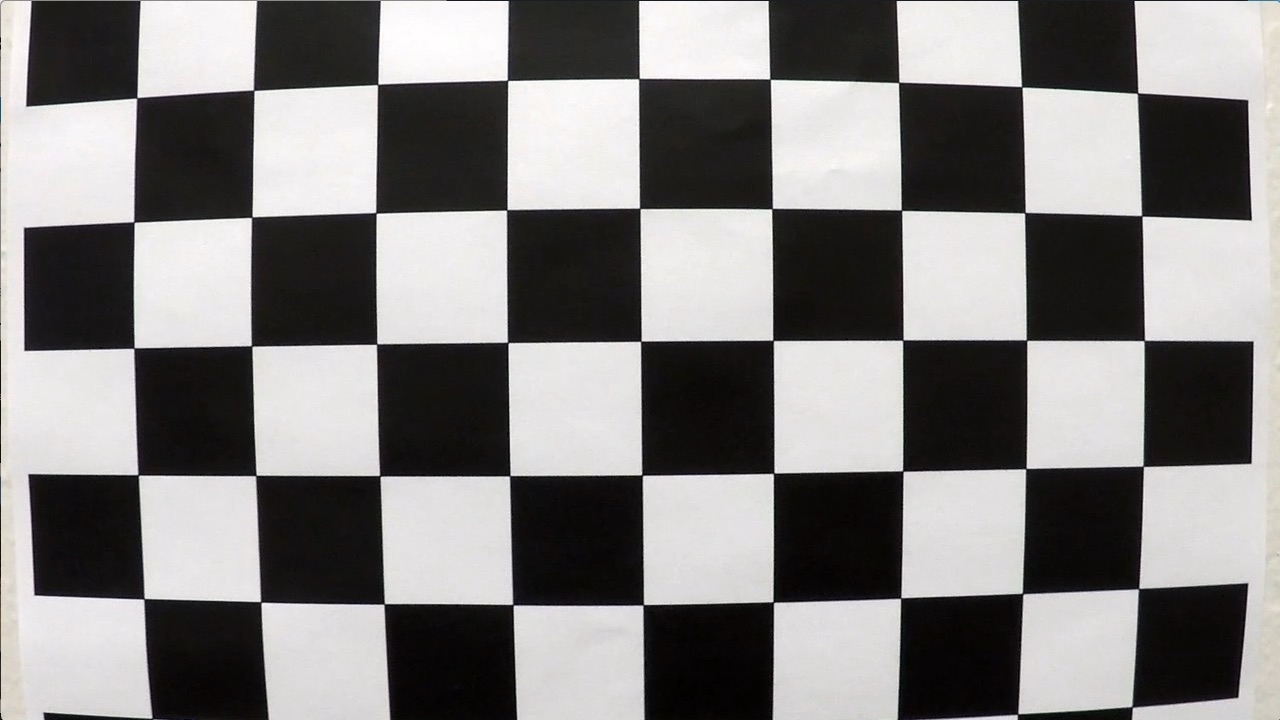
#> input picture lane-finding/camera_cal/calibration1.jpg, 1280 x 720 px; its folder holds 5 pictures in this run; the run also reads 2 pictures not shown here
$ python camera_calibration.py
#> lines starting #> are read from the running program, lines starting #| are printed output that depends on the picture; after the words box and inside, x2 and y2 are one past the last pixel; in counts of white or black regions, pixels touching at a corner belong together
"""Detect and draw chessboard corners in the calibration photographs."""

from pathlib import Path
from collections import Counter
import json

import cv2
import numpy as np


PROJECT_DIR = Path(__file__).resolve().parents[1]
PATTERN_SIZE = (9, 6)  # Inner corners: columns, rows (10 x 7 squares).


def find_corners(image, pattern_size=PATTERN_SIZE):
    """Return OpenCV's detection status and corner coordinates."""
    gray = cv2.cvtColor(image, cv2.COLOR_BGR2GRAY)
    found, corners = cv2.findChessboardCorners(gray, pattern_size)
    if found:
        criteria = (cv2.TERM_CRITERIA_EPS + cv2.TERM_CRITERIA_MAX_ITER, 30, 0.001)
        corners = cv2.cornerSubPix(gray, corners, (11, 11), (-1, -1), criteria)
    return found, corners


def detect_calibration_corners(
    image_dir=PROJECT_DIR / "camera_cal",
    output_dir=PROJECT_DIR / "results" / "calibration",
    pattern_size=PATTERN_SIZE,
):
    """Process all calibration JPGs and return success/failure path lists."""
#> called with pattern_size = (9, 6)
    image_dir, output_dir = Path(image_dir), Path(output_dir)
    image_paths = sorted(
        image_dir.glob("calibration*.jpg"),
        key=lambda path: int(path.stem.removeprefix("calibration")),
    )
    if not image_paths:
        raise FileNotFoundError(f"No calibration photographs found in {image_dir}")
    if image_dir.resolve() == output_dir.resolve():
        raise ValueError("Output directory must differ from the input directory")

    output_dir.mkdir(parents=True, exist_ok=True)
    successful, failed = [], []
    print(f"Images: {len(image_paths)}; inner corners: {pattern_size}")
    for image_path in image_paths:
        image = cv2.imread(str(image_path))
#> image is the input picture: shape (720, 1280, 3); mean B, G, R 127.8, 128.4, 130.1
        if image is None:
            print(f"{image_path.name}: FAILED (could not read image)")
            failed.append(image_path)
            continue

        found, corners = find_corners(image, pattern_size)
#> in find_corners, `found, corners = cv2.findChessboardCorners(gray, pattern_size)`: found = False; corners = None
#> found = False
        if not found:
            print(f"{image_path.name}: FAILED (complete pattern not found)")
            failed.append(image_path)
            continue

        # Draw on a copy; source photographs are never overwritten.
        annotated = image.copy()
        cv2.drawChessboardCorners(annotated, pattern_size, corners, found)
        output_path = output_dir / f"{image_path.stem}_corners.jpg"
        if not cv2.imwrite(str(output_path), annotated):
            raise OSError(f"Could not save annotated image: {output_path}")
        successful.append(image_path)
        print(f"{image_path.name}: OK ({len(corners)} corners) -> {output_path.name}")
#> pass 2 of the loop in detect_calibration_corners, `for image_path in image_paths:`:
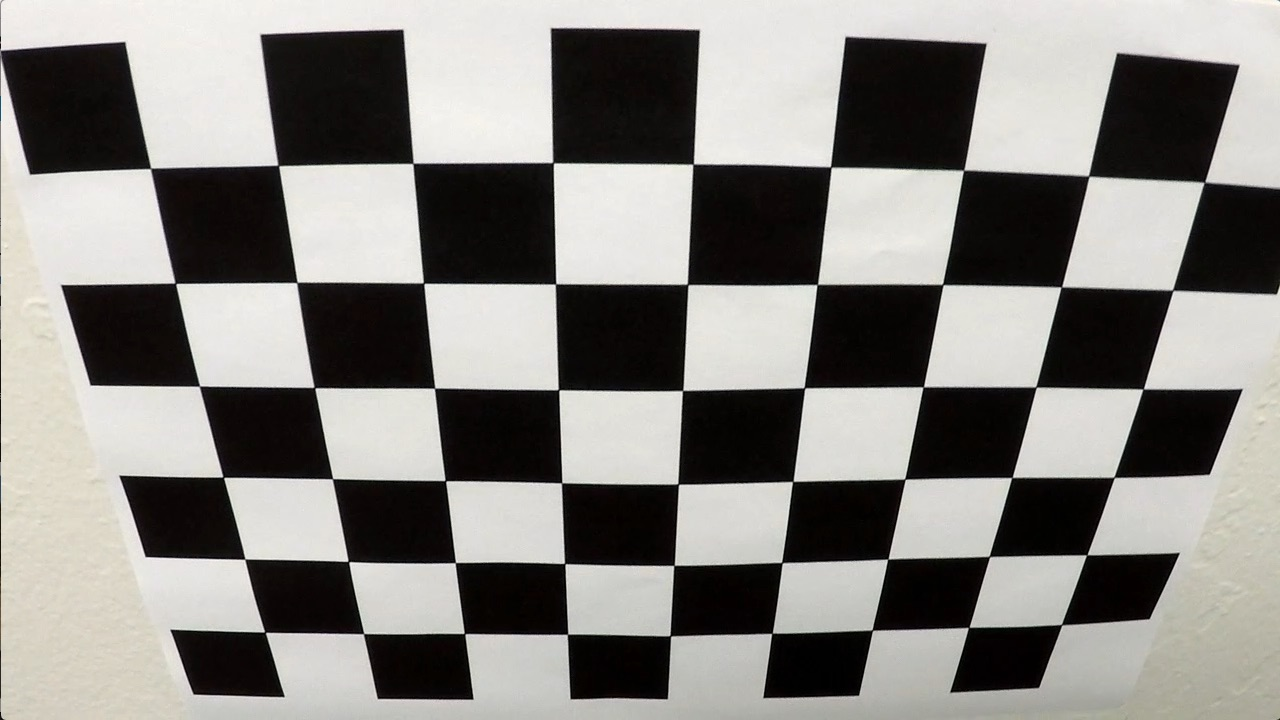
#> input picture lane-finding/camera_cal/calibration2.jpg, 1280 x 720 px
#> in detect_calibration_corners, image is the input picture: shape (720, 1280, 3); mean B, G, R 128.5, 132.4, 134.4
#> in find_corners (call 2), `found, corners = cv2.findChessboardCorners(gray, pattern_size)`: found = True; corners = 54 rows, first 8: [150.6, 168.4], [278.3, 165.4], [412.9, 163.5], [553, 162.6], [693.2, 164.2], [830.6, 166.9], [963.5, 170.4], [1088.6, 176.1]
#> in find_corners (call 2), `corners = cv2.cornerSubPix(gray, corners, (11, 11), (-1, -1), criteria)`: corners = 54 rows, first 8: [150.6, 168.4], [278.3, 165.4], [413, 163.3], [553.1, 162.7], [693.1, 164.1], [830.8, 167], [963.6, 170.2], [1088.7, 176]
#> in detect_calibration_corners, `found, corners = find_corners(image, pattern_size)`: found = True
#| calibration2.jpg: OK (54 corners) -> calibration2_corners.jpg

    print(f"Detected: {len(successful)}/{len(image_paths)}; failed: {len(failed)}")
    if failed:
        print("Failed images: " + ", ".join(path.name for path in failed))
    return successful, failed


def calibrate_camera(image_paths, output_dir=PROJECT_DIR / "results" / "calibration"):
    """Calibrate at the most common resolution, excluding other image sizes."""
    if len(image_paths) < 3:
        raise ValueError("At least three successful photographs are required")
    images = [(Path(path), cv2.imread(str(path))) for path in image_paths]
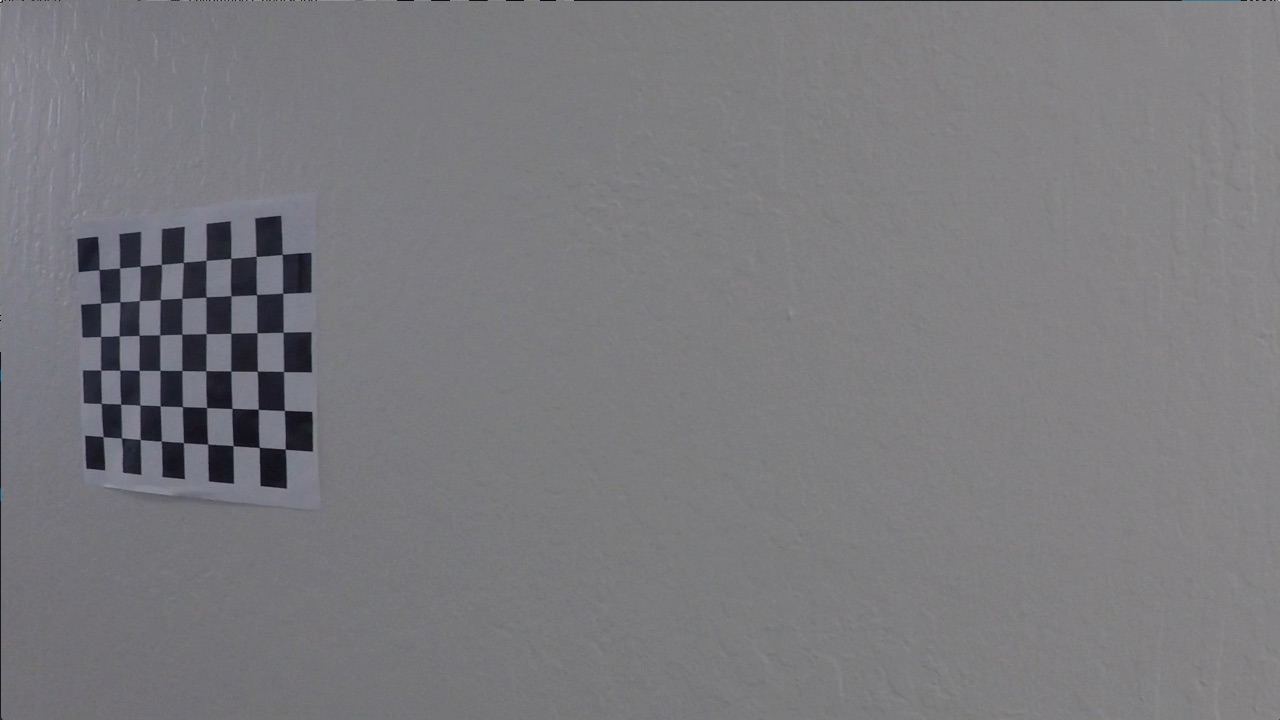
#> input picture lane-finding/camera_cal/calibration11.jpg, 1280 x 720 px
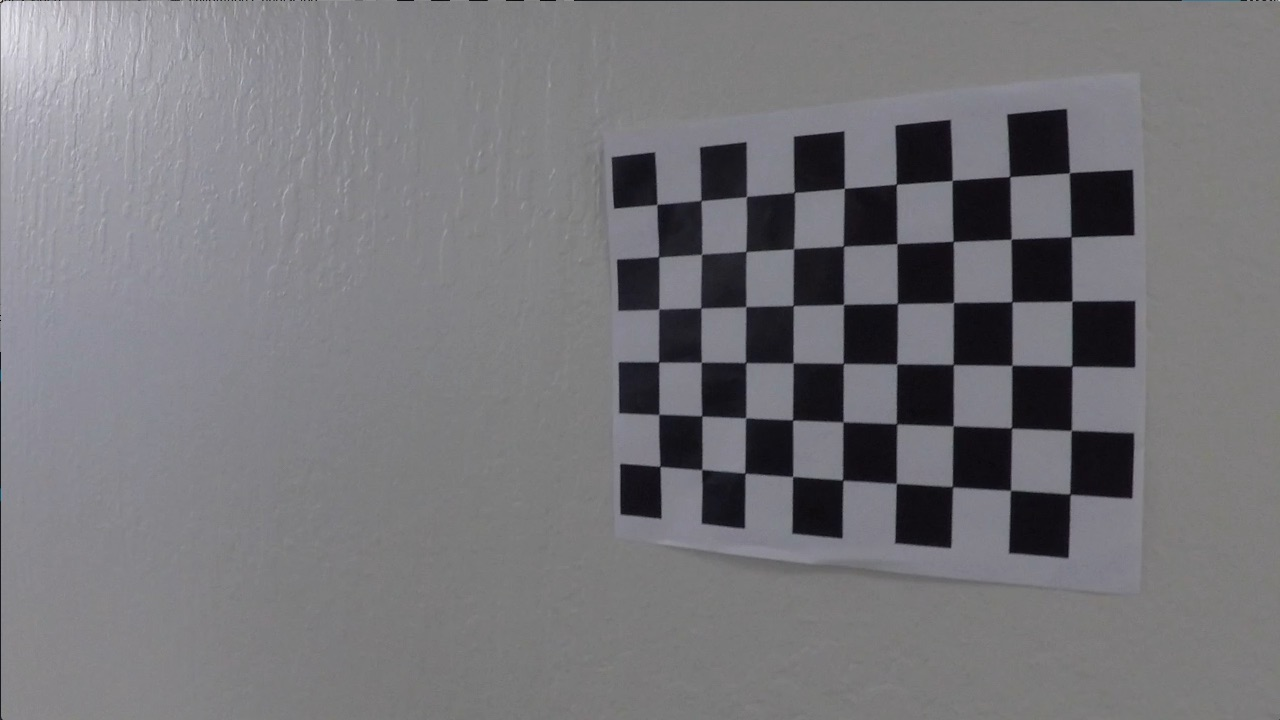
#> input picture lane-finding/camera_cal/calibration12.jpg, 1280 x 720 px
    if any(image is None for _, image in images):
        raise OSError("Could not read a calibration photograph")
    sizes = Counter(image.shape[1::-1] for _, image in images)
    image_size = sizes.most_common(1)[0][0]
    print(f"Calibration resolutions (width, height): {dict(sizes)}")

    # Coordinates use one square as the unit; the board lies on Z = 0.
    grid = np.zeros((PATTERN_SIZE[0] * PATTERN_SIZE[1], 3), np.float32)
    grid[:, :2] = np.mgrid[0:PATTERN_SIZE[0], 0:PATTERN_SIZE[1]].T.reshape(-1, 2)
    object_points, image_points, names, excluded = [], [], [], []
    for path, image in images:
        if image.shape[1::-1] != image_size:
            print(f"Excluded from calibration: {path.name} (different resolution)")
            excluded.append(path.name)
            continue
        found, corners = find_corners(image)
        if not found:
            raise ValueError(f"Previously detected pattern missing: {path.name}")
        object_points.append(grid.copy())
        image_points.append(corners)
        names.append(path.name)
    if len(names) < 3:
        raise ValueError("Insufficient photographs at the common resolution")

    rms, matrix, distortion, rvecs, tvecs = cv2.calibrateCamera(
        object_points, image_points, image_size, None, None
    )
    per_image_mean, per_image_rms = [], []
    for name, obj, observed, rotation, translation in zip(
        names, object_points, image_points, rvecs, tvecs
    ):
        projected, _ = cv2.projectPoints(obj, rotation, translation, matrix, distortion)
        distances = np.linalg.norm(observed.reshape(-1, 2) - projected.reshape(-1, 2), axis=1)
        per_image_mean.append(float(distances.mean()))
        per_image_rms.append(float(np.sqrt(np.mean(distances ** 2))))
        print(f"{name}: mean error {per_image_mean[-1]:.6f} px; RMS {per_image_rms[-1]:.6f} px")

    mean_error = float(np.mean(per_image_mean))  # Every photograph has 54 corners.
    print(f"Used photographs: {len(names)}; mean error: {mean_error:.6f} px; RMS: {rms:.6f} px")
    print("Camera matrix:\n", matrix)
    print("Distortion coefficients (k1, k2, p1, p2, k3):\n", distortion)
    output_dir = Path(output_dir)
    output_dir.mkdir(parents=True, exist_ok=True)
    np.savez(
        output_dir / "camera_parameters.npz", camera_matrix=matrix,
        distortion_coefficients=distortion, image_size=np.array(image_size),
        pattern_size=np.array(PATTERN_SIZE), square_size=1.0,
        rms=rms, mean_reprojection_error=mean_error,
        per_image_mean_error=per_image_mean, per_image_rms=per_image_rms,
        image_names=np.array(names), rvecs=np.array(rvecs), tvecs=np.array(tvecs),
    )
    report = dict(
        image_size=list(image_size), pattern_size=list(PATTERN_SIZE),
        used_images=names, excluded_resolution=excluded,
        camera_matrix=matrix.tolist(), distortion_coefficients=distortion.tolist(),
        rms_pixels=rms, mean_error_pixels=mean_error,
        per_image=[dict(image=name, mean_pixels=mean, rms_pixels=error)
                   for name, mean, error in zip(names, per_image_mean, per_image_rms)],
        resolution_policy="Use only the most common resolution; no assumed resize/crop mapping.",
    )
    (output_dir / "calibration_report.json").write_text(
        json.dumps(report, indent=2) + "\n", encoding="utf-8"
    )
    return matrix, distortion, image_size


def save_undistortion_comparison(image_path, parameters_path, output_path, *, resized=False):
    """Load saved parameters; allow scaling only for known full-frame resizing."""
#> called with resized = False
    image = cv2.imread(str(image_path))
    if image is None:
        raise OSError(f"Could not read {image_path}")
    with np.load(parameters_path, allow_pickle=False) as parameters:
        matrix = parameters["camera_matrix"].copy()
        distortion = parameters["distortion_coefficients"]
        calibrated_size = tuple(parameters["image_size"])
    width, height = image.shape[1::-1]
    if (width, height) != calibrated_size:
        if not resized:
            raise ValueError("Resolution differs: confirm full-frame resizing with resized=True")
        # A full-frame resize scales fx/cx and fy/cy; distortion stays unchanged.
        matrix = np.diag([width / calibrated_size[0], height / calibrated_size[1], 1.0]) @ matrix
    corrected = cv2.undistort(image, matrix, distortion, None, matrix)
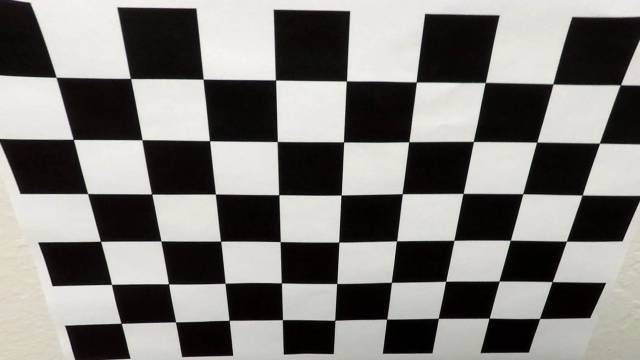
#> corrected: shape (720, 1280, 3) (shown at 1/2 size); mean B, G, R 121.2, 124.5, 126.4
    comparison = np.hstack([image, corrected])
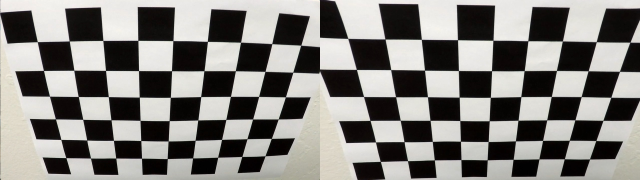
#> comparison: shape (720, 2560, 3) (shown at 1/4 size); mean B, G, R 124.9, 128.4, 130.4
    for label, x in [("Original", 20), ("Undistorted", width + 20)]:
        cv2.putText(comparison, label, (x, 35), cv2.FONT_HERSHEY_SIMPLEX,
                    0.8, (0, 0, 0), 4, cv2.LINE_AA)
        cv2.putText(comparison, label, (x, 35), cv2.FONT_HERSHEY_SIMPLEX,
                    0.8, (255, 255, 255), 1, cv2.LINE_AA)
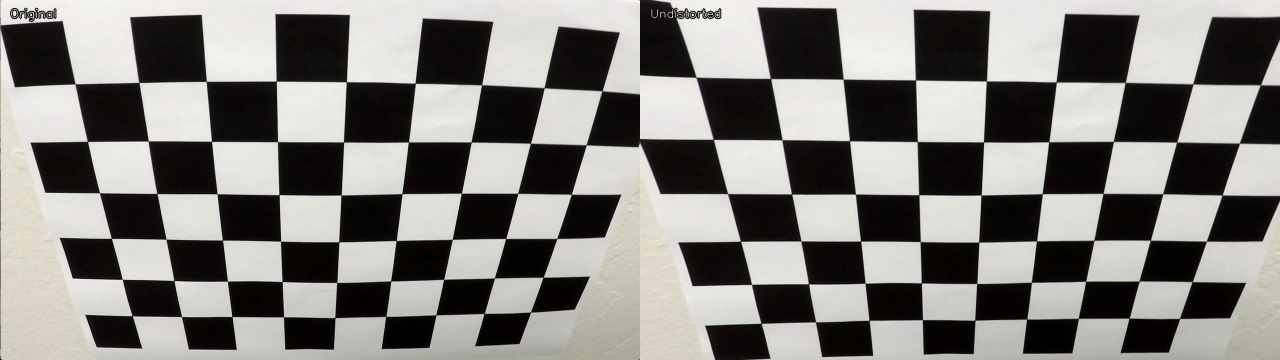
#> comparison: shape (720, 2560, 3) (shown at 1/2 size); 0.22% of pixels changed, all inside (x1, y1, x2, y2) = (19, 15, 1444, 45)
    if not cv2.imwrite(str(output_path), comparison):
        raise OSError(f"Could not write {output_path}")
    return comparison


def main():
    """Detect corners, calibrate, and demonstrate saved parameter reuse."""
    successful, _ = detect_calibration_corners()
    output_dir = PROJECT_DIR / "results" / "calibration"
    calibrate_camera(successful, output_dir)
    for source, name in [
        (PROJECT_DIR / "camera_cal" / "calibration2.jpg", "calibration2_comparison.jpg"),
        (PROJECT_DIR / "test_images" / "test1.jpg", "test1_comparison.jpg"),
    ]:
        save_undistortion_comparison(source, output_dir / "camera_parameters.npz", output_dir / name)
#> pass 2 of the loop in main, `for source, name in [`:
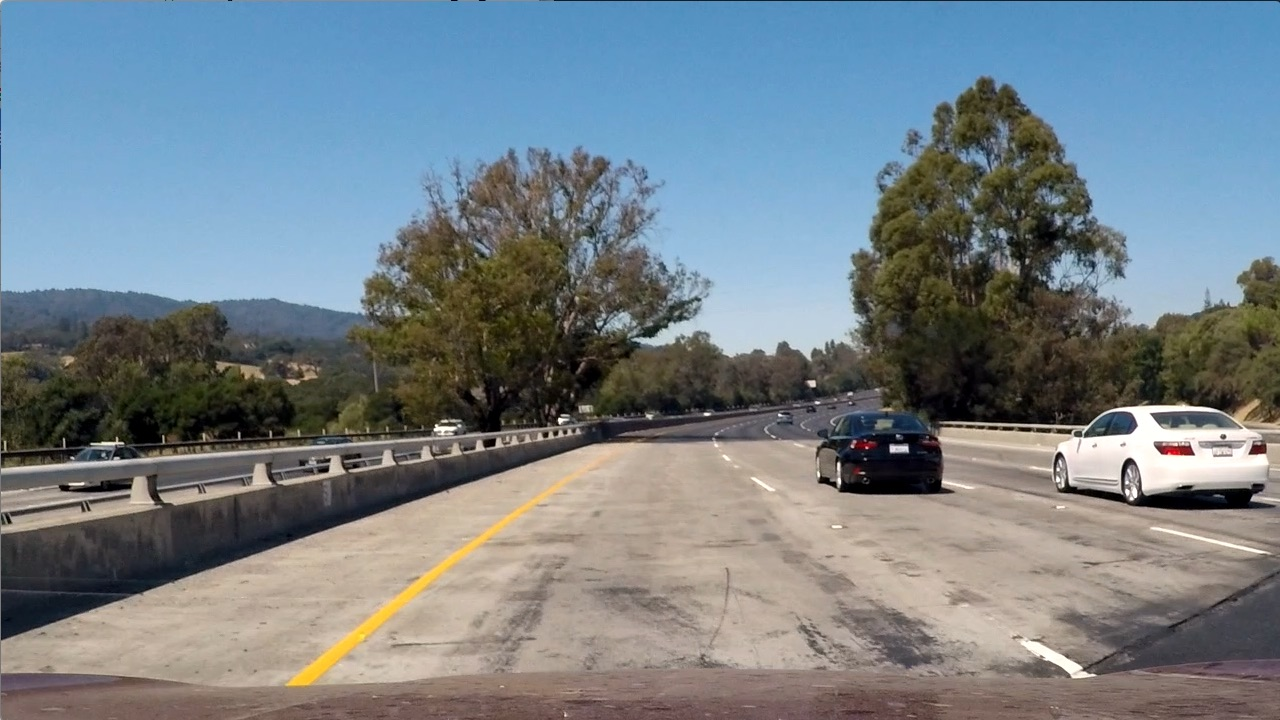
#> input picture lane-finding/test_images/test1.jpg, 1280 x 720 px
#> in save_undistortion_comparison, image is the input picture: shape (720, 1280, 3); mean B, G, R 135.5, 128.7, 117.5
#> after the loop in save_undistortion_comparison (call 2), `for label, x in [("Original", 20), ("Undistorted", width + 20)]:`:
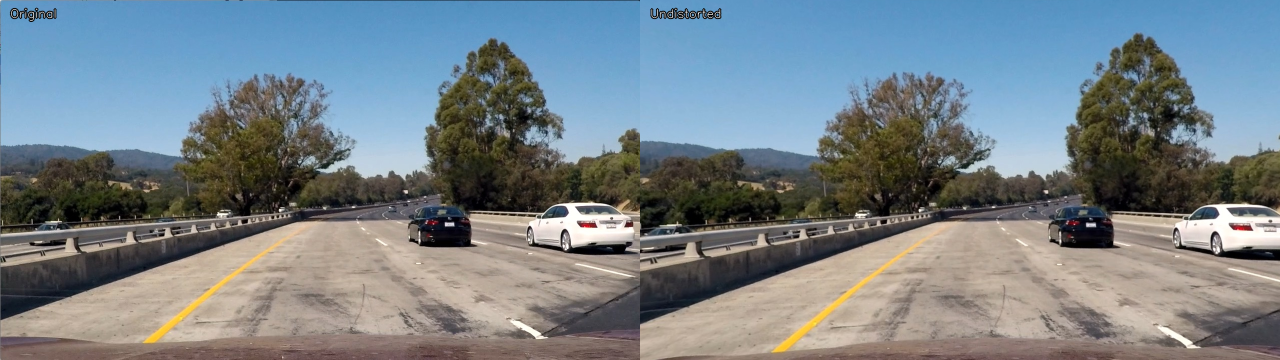
#> comparison: shape (720, 2560, 3) (shown at 1/2 size); mean B, G, R 135.8, 129.3, 118.4


if __name__ == "__main__":
    main()
